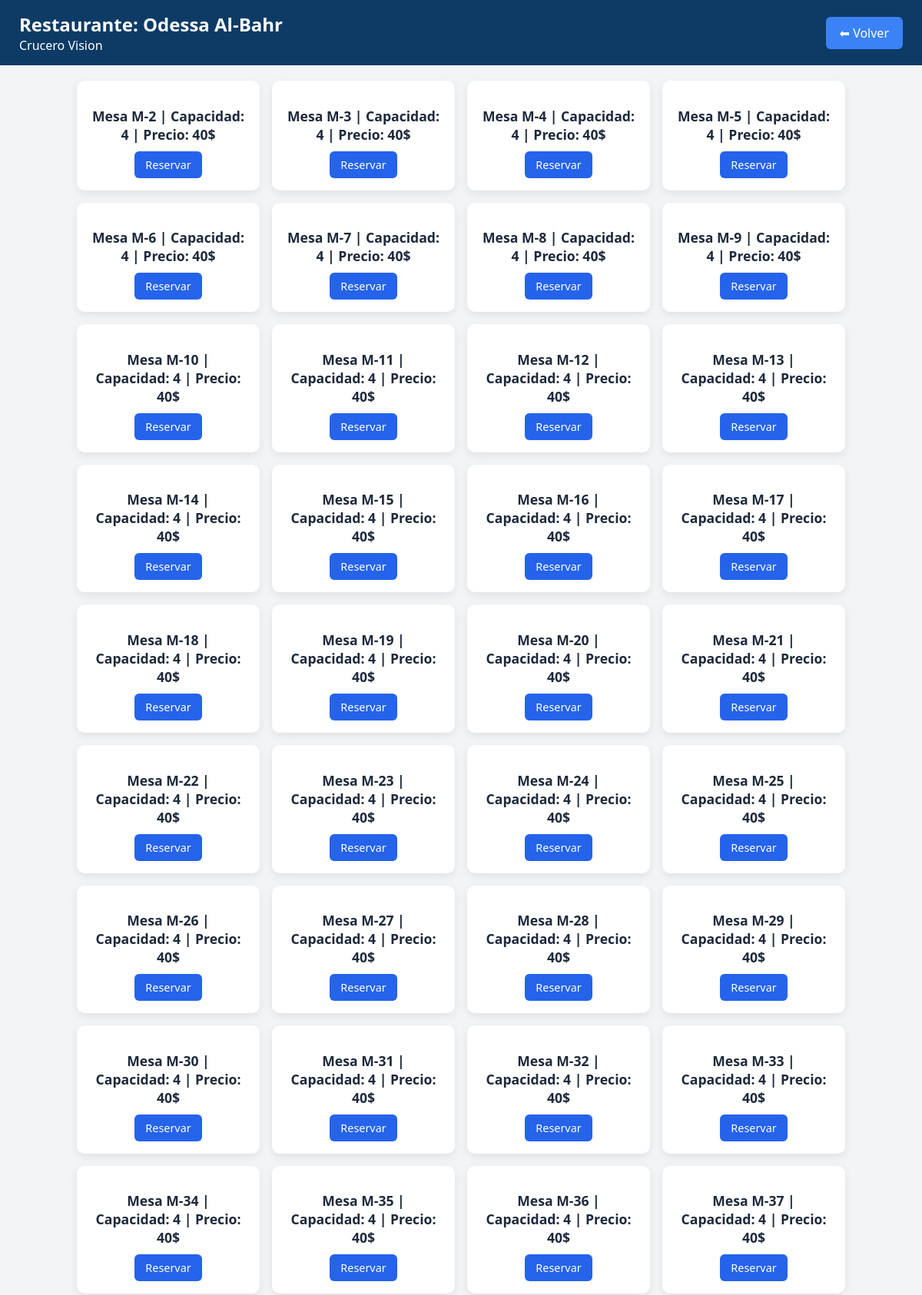
The page /reservas/vision/restaurantes/árabe/ (signed in, upper part) on the database its author committed.
### App/models.py (models this page shows, shortened)
class Mesa(models.Model):
    crucero = models.CharField(max_length=20)
    numero = models.CharField(max_length=10)
    capacidad = models.IntegerField(default=4)
    reservada = models.BooleanField(default=False)
    precio = models.DecimalField(max_digits=10, decimal_places=2, default=0.00)
    restaurante = models.ForeignKey(Restaurante, on_delete=models.CASCADE, related_name="mesas")

### App/views.py (called while the page is built)
@login_required
def segundo_restaurante(request, crucero):
    mesas = Mesa.objects.filter(crucero=crucero, restaurante__nombre="Odessa Al-Bahr", reservada=False)
    viaje = Viaje.objects.filter(crucero=crucero).first()
    return render(request, "App/segundo_restaurante.html", {
        "mesas": mesas,
        "crucero": crucero,
        "viaje": viaje,
    })

### App/templates/App/segundo_restaurante.html (shortened to what this page needs)
{% load static %}
<!DOCTYPE html>
<html lang="es">
<head>
</head>
<body>
  <header class="header">
    <div>
      <div class="title">Restaurante: Odessa Al-Bahr</div>
      <div>Crucero {{ crucero|title }}</div>
    </div>
    <a href="{% url 'reservar_restaurante' crucero=crucero %}" class="btn">⬅ Volver</a>
  </header>
  <div class="grid">
    {% for mesa in mesas %}
      <div class="card">
          <h3>Mesa {{ mesa.numero }} | Capacidad: {{ mesa.capacidad }} | Precio: 40$ </h3>
        <a href="{% url 'reservar_mesa' crucero=crucero mesa_id=mesa.id %}" class="reserve-btn">
          Reservar
        </a>
      </div>
    {% empty %}
      <p>No hay mesas disponibles en este momento.</p>
    {% endfor %}
  </div>
</body>
</html>

### App/templates/App/segundo_restaurante.html (style rules this page uses)
body { font-family: 'Segoe UI', sans-serif; margin: 0; background: #f3f4f6; }
.header { background: #0d3b66; color: white; padding: 15px 25px; display: flex; justify-content: space-between; align-items: center; }
.title { font-size: 1.5rem; font-weight: 600; }
.btn { background: #3b82f6; padding: 10px 18px; border-radius: 6px; color: white; text-decoration: none; font-weight: 500; }
.grid { display: grid; grid-template-columns: repeat(auto-fill, minmax(200px, 1fr)); gap: 16px; padding: 20px; max-width: 1000px; margin: 0 auto; }
.card { background: white; border-radius: 10px; padding: 16px; box-shadow: 0 4px 12px rgba(0,0,0,0.08); text-align: center; transition: transform 0.3s ease; }
.card h3 { margin-bottom: 10px; font-size: 1.1rem; color: #1e293b; }
.reserve-btn { display: inline-block; background: #2563eb; color: white; padding: 8px 14px; border-radius: 6px; text-decoration: none; font-size: 0.9rem; font-weight: 500; }

### rows shown on the page
Mesa: numero "M-2", capacidad "4"
Mesa: numero "M-3", capacidad "4"
Mesa: numero "M-4", capacidad "4"
Mesa: numero "M-5", capacidad "4"
Mesa: numero "M-6", capacidad "4"
Mesa: numero "M-7", capacidad "4"
Mesa: numero "M-8", capacidad "4"
Mesa: numero "M-9", capacidad "4"
Mesa: numero "M-10", capacidad "4"
Mesa: numero "M-11", capacidad "4"
Mesa: numero "M-12", capacidad "4"
Mesa: numero "M-13", capacidad "4"
Mesa: numero "M-14", capacidad "4"
Mesa: numero "M-15", capacidad "4"
Mesa: numero "M-16", capacidad "4"
Mesa: numero "M-17", capacidad "4"
Mesa: numero "M-18", capacidad "4"
Mesa: numero "M-19", capacidad "4"
Mesa: numero "M-20", capacidad "4"
Mesa: numero "M-21", capacidad "4"
Mesa: numero "M-22", capacidad "4"
Mesa: numero "M-23", capacidad "4"
Mesa: numero "M-24", capacidad "4"
Mesa: numero "M-25", capacidad "4"
Mesa: numero "M-26", capacidad "4"
Mesa: numero "M-27", capacidad "4"
Mesa: numero "M-28", capacidad "4"
Mesa: numero "M-29", capacidad "4"
Mesa: numero "M-30", capacidad "4"
Mesa: numero "M-31", capacidad "4"
Mesa: numero "M-32", capacidad "4"
Mesa: numero "M-33", capacidad "4"
Mesa: numero "M-34", capacidad "4"
Mesa: numero "M-35", capacidad "4"
Mesa: numero "M-36", capacidad "4"
Mesa: numero "M-37", capacidad "4"

### other values the page prints
{{ crucero|title }} "Vision"
